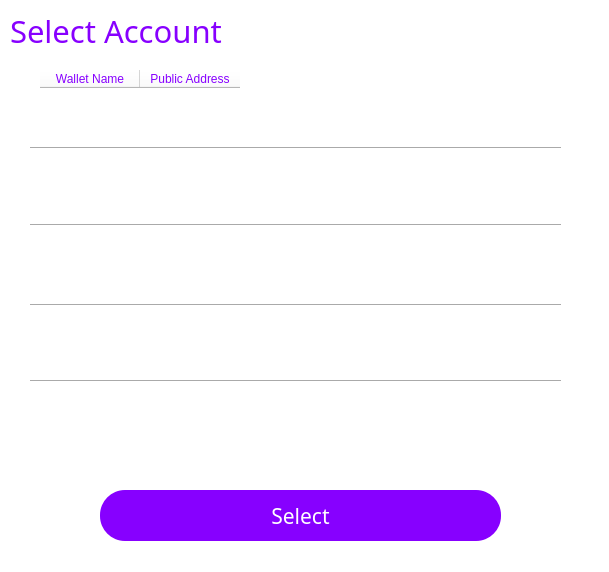
<?xml version="1.0" encoding="UTF-8"?>
<ui version="4.0">
 <class>AccountForm</class>
 <widget class="QWidget" name="AccountForm">
  <property name="geometry">
   <rect>
    <x>0</x>
    <y>0</y>
    <width>609</width>
    <height>572</height>
   </rect>
  </property>
  <property name="windowTitle">
   <string>Form</string>
  </property>
  <property name="styleSheet">
   <string notr="true">background-color: rgb(255, 255, 255);</string>
  </property>
  <widget class="Line" name="line_29">
   <property name="geometry">
    <rect>
     <x>30</x>
     <y>371</y>
     <width>531</width>
     <height>20</height>
    </rect>
   </property>
   <property name="orientation">
    <enum>Qt::Horizontal</enum>
   </property>
  </widget>
  <widget class="Line" name="line_31">
   <property name="geometry">
    <rect>
     <x>30</x>
     <y>290</y>
     <width>531</width>
     <height>31</height>
    </rect>
   </property>
   <property name="orientation">
    <enum>Qt::Horizontal</enum>
   </property>
  </widget>
  <widget class="Line" name="line_30">
   <property name="geometry">
    <rect>
     <x>30</x>
     <y>140</y>
     <width>531</width>
     <height>16</height>
    </rect>
   </property>
   <property name="orientation">
    <enum>Qt::Horizontal</enum>
   </property>
  </widget>
  <widget class="QTableWidget" name="Account">
   <property name="geometry">
    <rect>
     <x>40</x>
     <y>70</y>
     <width>531</width>
     <height>391</height>
    </rect>
   </property>
   <property name="styleSheet">
    <string notr="true">border:0px;
color: rgb(135, 0, 255);</string>
   </property>
   <column>
    <property name="text">
     <string>Wallet Name</string>
    </property>
   </column>
   <column>
    <property name="text">
     <string>Public Address</string>
    </property>
   </column>
  </widget>
  <widget class="Line" name="line_33">
   <property name="geometry">
    <rect>
     <x>30</x>
     <y>217</y>
     <width>531</width>
     <height>16</height>
    </rect>
   </property>
   <property name="orientation">
    <enum>Qt::Horizontal</enum>
   </property>
  </widget>
  <widget class="QPushButton" name="pushButton_9">
   <property name="geometry">
    <rect>
     <x>100</x>
     <y>490</y>
     <width>401</width>
     <height>51</height>
    </rect>
   </property>
   <property name="font">
    <font>
     <family>微软雅黑</family>
     <pointsize>16</pointsize>
    </font>
   </property>
   <property name="cursor">
    <cursorShape>PointingHandCursor</cursorShape>
   </property>
   <property name="focusPolicy">
    <enum>Qt::NoFocus</enum>
   </property>
   <property name="styleSheet">
    <string notr="true">background-color: rgb(135, 0, 255);
color: rgb(255, 255, 255);
border-radius:25px;</string>
   </property>
   <property name="text">
    <string>Select</string>
   </property>
   <property name="flat">
    <bool>false</bool>
   </property>
  </widget>
  <widget class="QLabel" name="label_15">
   <property name="geometry">
    <rect>
     <x>10</x>
     <y>0</y>
     <width>271</width>
     <height>61</height>
    </rect>
   </property>
   <property name="font">
    <font>
     <family>微软雅黑</family>
     <pointsize>23</pointsize>
     <weight>50</weight>
     <bold>false</bold>
    </font>
   </property>
   <property name="styleSheet">
    <string notr="true">color: rgb(135, 0, 255);</string>
   </property>
   <property name="text">
    <string>Select Account</string>
   </property>
  </widget>
  <widget class="QPushButton" name="closeenterpsw">
   <property name="geometry">
    <rect>
     <x>570</x>
     <y>0</y>
     <width>41</width>
     <height>31</height>
    </rect>
   </property>
   <property name="focusPolicy">
    <enum>Qt::NoFocus</enum>
   </property>
   <property name="styleSheet">
    <string notr="true">border:0px;</string>
   </property>
   <property name="text">
    <string/>
   </property>
   <property name="icon">
    <iconset resource="pic.qrc">
     <normaloff>:/pic/close.png</normaloff>:/pic/close.png</iconset>
   </property>
   <property name="flat">
    <bool>true</bool>
   </property>
  </widget>
  <zorder>Account</zorder>
  <zorder>line_29</zorder>
  <zorder>line_31</zorder>
  <zorder>line_30</zorder>
  <zorder>line_33</zorder>
  <zorder>pushButton_9</zorder>
  <zorder>label_15</zorder>
  <zorder>closeenterpsw</zorder>
 </widget>
 <resources>
  <include location="pic.qrc"/>
 </resources>
 <connections/>
</ui>
